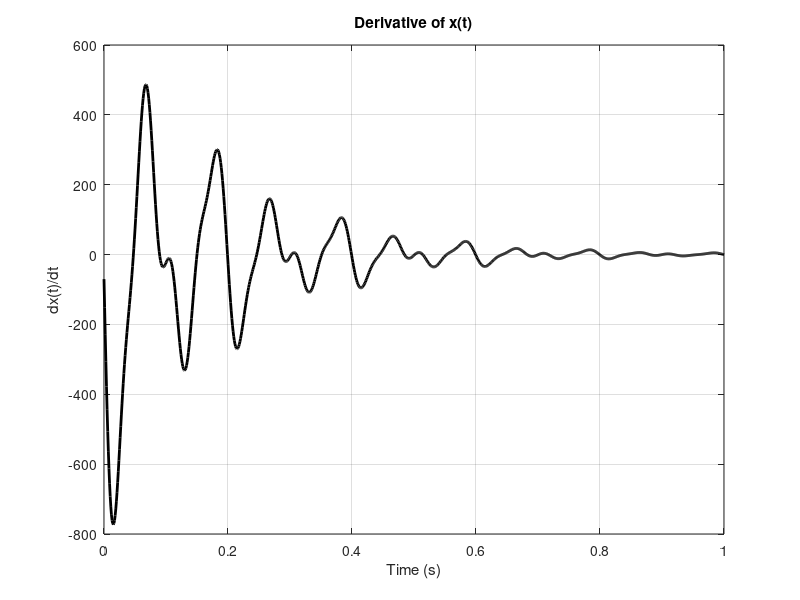

The MATLAB source for this figure:
% Parameters
alpha = [-0.9, -0.7, -0.8];  % Values for alpha1, alpha2, alpha3
f = [10, 15, 25];            % Values for f1, f2, f3 (frequencies)
c = [10, 2, 1];              % Coefficients for c1, c2, c3

% Define the time range
t = linspace(0, 1, 1000);  % Time range from 0 to 1 second with 1000 points

% Calculate dx(t)/dt (the time derivative of x(t))
dx_dt = c(1) * (2 * pi * alpha(1) * exp(2 * pi * alpha(1) * t) .* cos(2 * pi * f(1) * t) - ...
                2 * pi * f(1) * exp(2 * pi * alpha(1) * t) .* sin(2 * pi * f(1) * t)) + ...
        c(2) * (2 * pi * alpha(2) * exp(2 * pi * alpha(2) * t) .* cos(2 * pi * f(2) * t) - ...
                2 * pi * f(2) * exp(2 * pi * alpha(2) * t) .* sin(2 * pi * f(2) * t)) + ...
        c(3) * (2 * pi * alpha(3) * exp(2 * pi * alpha(3) * t) .* cos(2 * pi * f(3) * t) - ...
                2 * pi * f(3) * exp(2 * pi * alpha(3) * t) .* sin(2 * pi * f(3) * t));

% Create the figure window
figure('Position', [10 10 460 260], 'Color', [1 1 1]);

% Plot the graph
plot(t, dx_dt, 'k', 'LineWidth', 2);  % Plot the derivative of x(t) in black
xlabel('Time (s)');                   % Label for the x-axis (time)
ylabel('dx(t)/dt');                   % Label for the y-axis (derivative of x(t))
title('Derivative of x(t)');          % Title of the graph
grid on;                              % Enable grid for better visualization

% Save the figure as an EPS file
saveas(gcf, 'fig2', 'epsc');
